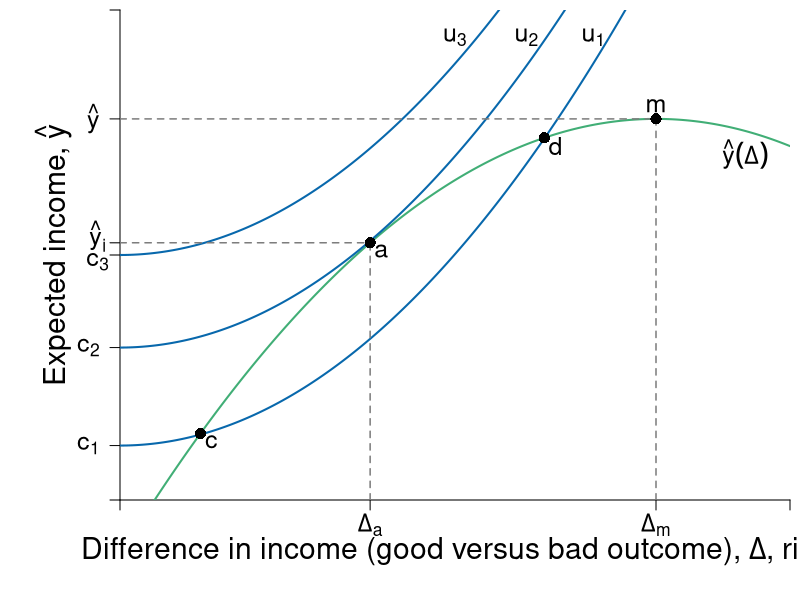

Here is the R script that generated this plot:
require(ggplot2)
require(shape)
pdf(file = "risk/risk_return.pdf", width = 9, height = 7)

# Set parameters for graphics
axislabelsize <- 1.8
labelsize <- 1.5
namesize <- 1.8
annotatesize <- 1.5
graphlinewidth <- 2
segmentlinewidth <- 1.5

COL <- c("#7fc97f", "#beaed4", "#fdc086", "#ffff99", "#386cb0", "#f0027f", "#bf5b17", "#666666")
COLA <- c("#e0f3db", "#99d8c9","#66c2a4","#41ae76", "#238b45", "#005824")
COLB <- c("#c6dbef", "#4eb3d3", "#2b8cbe", "#0868ac","#084081")
COLC <- c("#fcfbfd", "#efedf5", "#dadaeb", "#bcbddc", "#9e9ac8", "#807dba", "#6a51a3", "#54278f", "#3f007d")
grays <- gray.colors(25, start = 1, end = 0, alpha = 1)

a <- c(2, 4, 6)
par(mar =  c(5, 6, 0.5, 0.5))
xlims <- c(0, 15)
ylims <- c(0, 18)

riskreturn <- function(g, int1 = 14, int2 = 4, coeff = 1/3){
  int1 - (int2 - (coeff)*g)^2
}

indiffA <- function(g, intercept = 3, slope = 0.125){
  intercept  + slope*g^2
}


#Plot command 
plot(0, 0, xlim = xlims, ylim = ylims, 
     type = "n",
     xlab = expression(paste("")),
     ylab = expression(paste("")), 
     axes = FALSE,
     cex.lab = axislabelsize, 
     bty = "n", 
     xaxs = "i", 
     yaxs = "i"
)



ticksy <- c(0,  2, 5.6, 9, riskreturn(g = 5.6), riskreturn(g = 12) ,ylims[2])
ylabels <- c(NA, expression(paste(c[1])), expression(paste(c[2])), NA, NA, expression(paste(hat(y) )), NA)
ticksx <- c(0, 5.6, 12, xlims[2])
xlabels <- c(NA, expression(paste(Delta[a])), expression(paste(Delta[m])), NA)

text(xlims[1] - 0.5, 8.75, expression(paste(c[3])), cex = labelsize, xpd = TRUE)
text(xlims[1] - 0.5, riskreturn(g = 5.6) + 0.25, expression(paste(hat(y)[i])), cex = labelsize, xpd = TRUE)

axis(1, at = ticksx, pos = 0, labels = xlabels, cex.axis = labelsize)
axis(2, at = ticksy, pos = 0, labels = ylabels, las = 1, cex.axis = labelsize)

mtext(expression(paste("Difference in income (good versus bad outcome), ", Delta, ", risk")), side = 1, line = 2.5, cex = axislabelsize)
text(xlims[1] - 1.5, ylims[2] - 0.5*(ylims[2] - ylims[1]), expression(paste("Expected income, ", hat(y))), xpd = TRUE, cex = axislabelsize, srt = 90) 

npts <- 500 
xx1 <- seq(xlims[1], xlims[2], length.out = npts)
lines(xx1, riskreturn(xx1), col = COLA[4], lwd = graphlinewidth, lty = 1)
lines(xx1, indiffA(xx1, intercept = 2), col = COLB[4], lwd = graphlinewidth, lty = 1)
lines(xx1, indiffA(xx1, intercept = 5.6), col = COLB[4], lwd = graphlinewidth, lty = 1)
lines(xx1, indiffA(xx1, intercept = 9), col = COLB[4], lwd = graphlinewidth, lty = 1)

segments(12, 0, 12, riskreturn(g = 12) , lty = 2, col = grays[20], lwd = segmentlinewidth)
segments(0, riskreturn(g = 12) , 12, riskreturn(g = 12) , lty = 2, col = grays[20], lwd = segmentlinewidth)
segments(5.6, 0, 5.6, riskreturn(g = 5.6), lty = 2, col = grays[20], lwd = segmentlinewidth)
segments(0, riskreturn(g = 5.6), 5.6, riskreturn(g = 5.6), lty = 2, col = grays[20], lwd = segmentlinewidth)

#Add points a, b, c and c
points(5.6, riskreturn(g = 5.6), pch = 16, col = "black", cex = 1.5)
text(5.6 + 0.25, riskreturn(g = 5.6) - 0.3, expression(a), cex = labelsize)


points(12, riskreturn(g = 12) , pch = 16, col = "black", cex = 1.5)
text(12, riskreturn(g = 12) + 0.5, expression(m), cex = labelsize)


points(1.8, riskreturn(g = 1.8) , pch = 16, col = "black", cex = 1.5)
text(1.8 + 0.25, riskreturn(g = 1.8) - 0.3, expression(c), cex = labelsize)


points(9.5, riskreturn(g = 9.5) , pch = 16, col = "black", cex = 1.5)
text(9.5 + 0.25, riskreturn(g = 9.5) - 0.3, expression(d), cex = labelsize)


#Label risk return schedule
text(14, 12.7, expression(paste(hat(y)(Delta))), cex = labelsize)

#Label value functions
text(10.6, 17, expression(u[1]), cex = labelsize)
text(9.1, 17, expression(u[2]), cex = labelsize)
text(7.5, 17, expression(u[3]), cex = labelsize)


dev.off()
